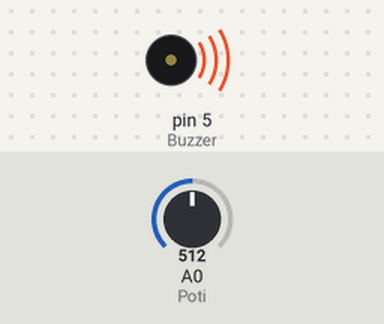
Simulated run of this sketch. Board: Arduino Uno, built with avr-gcc and run on an emulated ATmega328P. Parts: buzzer (waves = sounding). The test bench sets the inputs (shaded band); at power-on: A0 (Poti) = 512.

Above: at 0.5 s.
At 2.5 s:
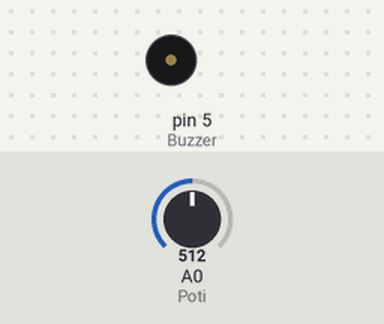
Timing chart, 0 to 5.2 s (numbered marks = the images above):
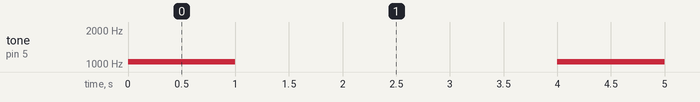

The sketch:

07_Tonhoehe.ino
```cpp
/* Befehle:
pinMode(PIN, OUTPUT oder INPUT); <- definiert den PIN, OUTPUT gibt Strom und INPUT misst den Strom am PIN, PIN mit einer Zahl ersetzen
analogRead(PIN); <- liest den Wert eines analogen Pins, PIN mit einer Zahl ersetzen, gibt einen Wert zwischen 0 und 1023 zurück
tone(PIN, FREQUENZ); <- erzeugt einen Ton mit einer bestimmten Frequenz am PIN, PIN mit einer Zahl und FREQUENZ mit einer Zahl in Hertz ersetzen
noTone(PIN); <- stoppt den Ton am PIN, PIN mit einer Zahl ersetzen
delay(ZEIT); <- macht eine Pause mit der ZEIT in Millisekunden

map(WERT, VON_MIN, VON_MAX, NACH_MIN, NACH_MAX); <- ändert den Bereich eines Wertes von einem Bereich auf einen anderen
-> WERT ist der zu ändernde Wert, VON_MIN und VON_MAX sind der alte Bereich, NACH_MIN und NACH_MAX sind der neue Bereich
*/


  //TODO: Ersetze XX mit einer Zahl (ohne D) -> Die Zahl wird jetzt unter der Variable Buzzer abgespeichert.
  int Buzzer = 5;
  //TODO: Ersetze X mit einer Zahl (inklusive A -> z.B. A7)
  int Poti = A0;


void setup() // Hier beginnt das Setup
{
  //TODO: Der Buzzer wird als Ausgang definiert.
   pinMode(Buzzer, OUTPUT);

  //TODO: Der Pin für den Potentiometer wird als Eingang definiert.
  pinMode(Poti, INPUT);
}

void loop() // Hier beginnt das Hauptprogramm
{
  //TODO: Definiere die Variable sensorWert und diese liest den Wert vom Potentiometer. Ersetze XX mit der Variable für den Buzzer
  int sensorWert = analogRead(Poti);

  //Mappe den Sensorwert (0-1023) auf eine Frequenz (100-2000 Hz) -> Die Frequenz ergibt die Tonhöhe
  int frequenz = map(sensorWert, 0, 1023, 100, 2000);

  //TODO: Erzeuge einen Ton für 1 Sekunde. Ersetze XX mit der entsprechenden Zahl.
  tone(Buzzer, frequenz);
  delay(1000);
  //TODO: stoppe den Ton beim Buzzer (nutze die Variable und nicht die Zahl!)
  noTone(Buzzer);

  //TODO: Warte 3 Sekunden, bevor das Programm neu startet
  delay(3000);
}
```

Measured:
- by itself, tone on pin 5 (Buzzer): alternates 1050 Hz for 1.0 s and silent for 3.0 s
